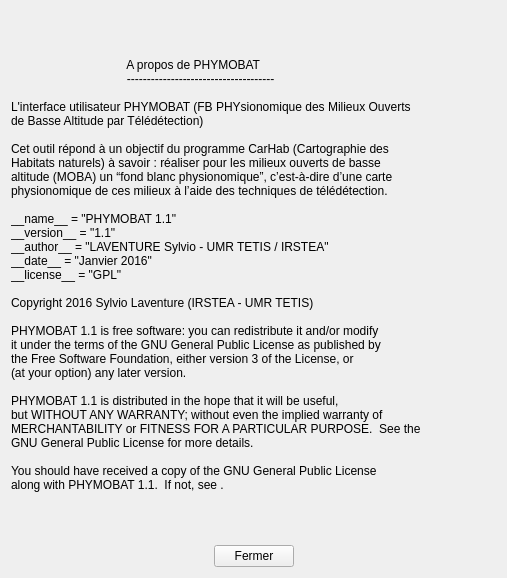
<?xml version="1.0" encoding="UTF-8"?>
<ui version="4.0">
 <class>Form</class>
 <widget class="QWidget" name="Form">
  <property name="geometry">
   <rect>
    <x>0</x>
    <y>0</y>
    <width>507</width>
    <height>578</height>
   </rect>
  </property>
  <property name="windowTitle">
   <string>A propos de PHYMOBAT</string>
  </property>
  <layout class="QGridLayout" name="gridLayout">
   <item row="0" column="0" colspan="3">
    <widget class="QLabel" name="label">
     <property name="text">
      <string>		      A propos de PHYMOBAT
		      -------------------------------------

L'interface utilisateur PHYMOBAT (FB PHYsionomique des Milieux Ouverts 
de Basse Altitude par Télédétection)

Cet outil répond à un objectif du programme CarHab (Cartographie des 
Habitats naturels) à savoir : réaliser pour les milieux ouverts de basse 
altitude (MOBA) un “fond blanc physionomique”, c’est-à-dire d’une carte 
physionomique de ces milieux à l’aide des techniques de télédétection.

__name__ = &quot;PHYMOBAT 1.1&quot;
__version__ = &quot;1.1&quot;
__author__ = &quot;LAVENTURE Sylvio - UMR TETIS / IRSTEA&quot;
__date__ = &quot;Janvier 2016&quot;
__license__ = &quot;GPL&quot;

Copyright 2016 Sylvio Laventure (IRSTEA - UMR TETIS)

PHYMOBAT 1.1 is free software: you can redistribute it and/or modify
it under the terms of the GNU General Public License as published by
the Free Software Foundation, either version 3 of the License, or
(at your option) any later version.
 
PHYMOBAT 1.1 is distributed in the hope that it will be useful,
but WITHOUT ANY WARRANTY; without even the implied warranty of
MERCHANTABILITY or FITNESS FOR A PARTICULAR PURPOSE.  See the
GNU General Public License for more details.

You should have received a copy of the GNU General Public License
along with PHYMOBAT 1.1.  If not, see &lt;http://www.gnu.org/licenses/&gt;.</string>
     </property>
    </widget>
   </item>
   <item row="1" column="0">
    <spacer name="horizontalSpacer">
     <property name="orientation">
      <enum>Qt::Horizontal</enum>
     </property>
     <property name="sizeHint" stdset="0">
      <size>
       <width>193</width>
       <height>20</height>
      </size>
     </property>
    </spacer>
   </item>
   <item row="1" column="1">
    <widget class="QPushButton" name="close_newWindow">
     <property name="text">
      <string>Fermer</string>
     </property>
    </widget>
   </item>
   <item row="1" column="2">
    <spacer name="horizontalSpacer_2">
     <property name="orientation">
      <enum>Qt::Horizontal</enum>
     </property>
     <property name="sizeHint" stdset="0">
      <size>
       <width>193</width>
       <height>20</height>
      </size>
     </property>
    </spacer>
   </item>
  </layout>
 </widget>
 <resources/>
 <connections/>
</ui>
